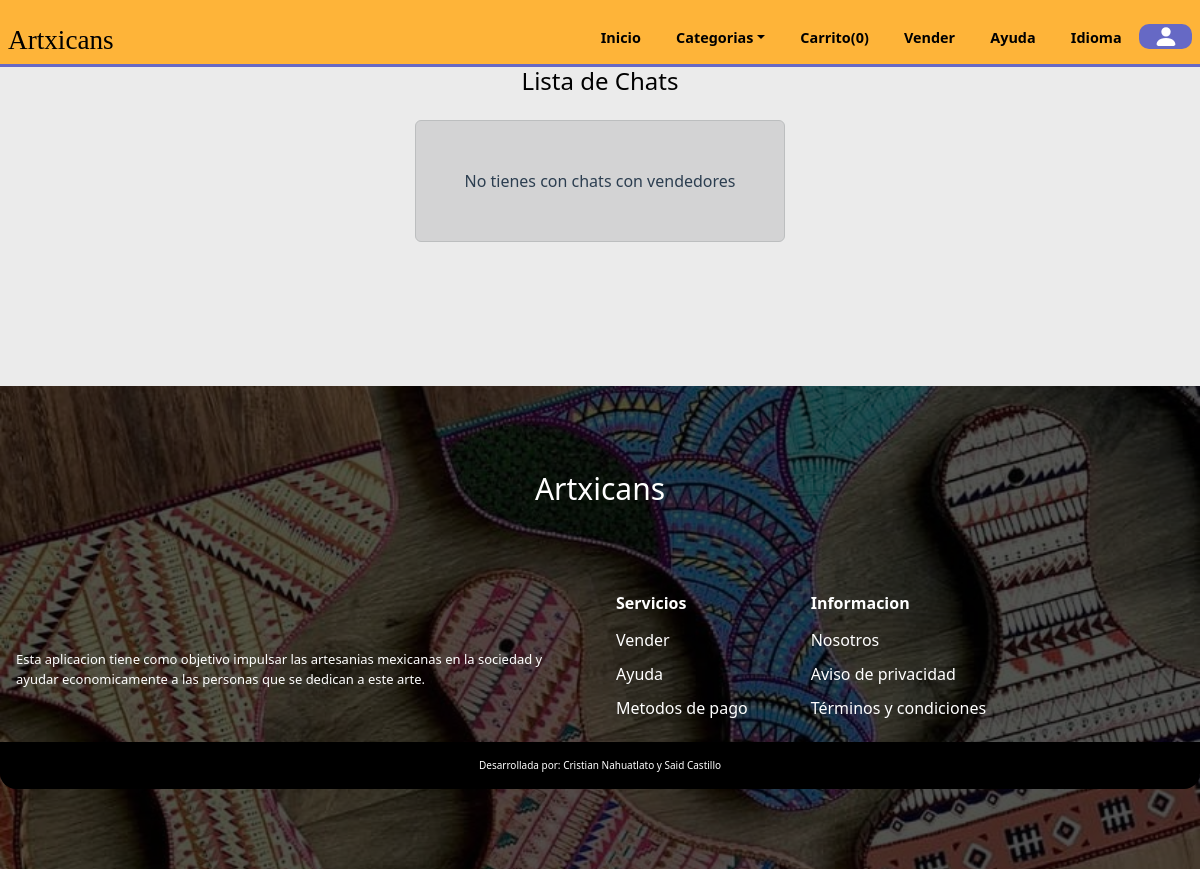
The app's page /chats.php (signed in), older data.
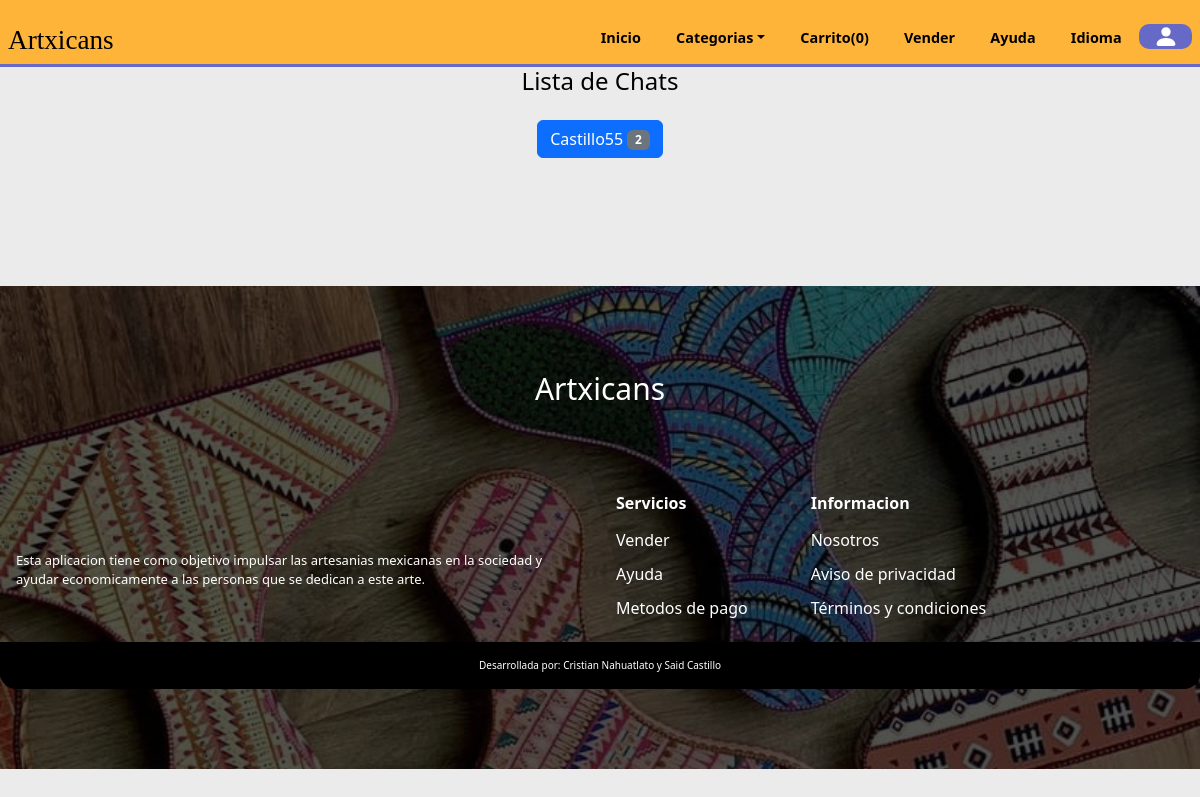
The same page, newer data.
### tables this page shows
CREATE TABLE `chats` (
  `id_chat` int(11) NOT NULL,
  `chat` varchar(150) NOT NULL,
  `seller` int(11) DEFAULT NULL,
  `ID_registro` int(11) DEFAULT NULL,
  `sent` varchar(50) NOT NULL
);

CREATE TABLE `reg_sellers` (
  `IDregseller` int(11) NOT NULL,
  `Nombre` varchar(255) NOT NULL,
  `apellidos` varchar(255) NOT NULL,
  `nickname` varchar(255) NOT NULL,
  `lada` int(4) NOT NULL,
  `telefono` varchar(20) NOT NULL,
  `telefonoref` varchar(20) NOT NULL,
  `domicilio` varchar(255) NOT NULL,
  `postal` varchar(10) NOT NULL,
  `identificador` varchar(255) NOT NULL,
  `solicitud` varchar(50) NOT NULL,
  `ID_registro` int(11) DEFAULT NULL
);

### chats.php (the view, shortened to what this page needs)
<?php
    include('./global/conexion.php');
    include('./templates/cabecera.php');
    $idu = $_SESSION['id'];
    ?>
    <section class="chats">
        <h2 align="center">Lista de Chats</h2>
        <div class="chats-container">
        <?php
    if(isset($_GET['chat'])){
        $user = base64_decode($_GET['chat']);
        $query = mysqli_query($conn,"SELECT * FROM chats WHERE seller = '$user' GROUP BY ID_registro ");
        if($query->num_rows>0){
        while($data = mysqli_fetch_array($query)){
        $get = $data['ID_registro'];
        $query2 = mysqli_query($conn,"SELECT * FROM registro WHERE ID = $get");
        $data2 = mysqli_fetch_array($query2);
        $number = $data2['ID'];
        ?>
            <div>
                <button type="button" class="btn btn-primary" onclick="location.href='./toChat-s.php?id_chat=<?php echo base64_encode($number)?>#chat-id'">
                    <?php
                    $check = mysqli_query($conn,"SELECT COUNT(*) total FROM chats WHERE ID_registro  = $number");
                    $counter = mysqli_fetch_array($check);
                    ?>
                    <?php echo $data2['Nombre']?>&nbsp;<span class="badge text-bg-secondary"><?php echo $counter['total']?></span>
                </button>
            </div>
        <?php }
        }else{  ?>
        <div class="m-0 vh-100 row justify-content-center align-items-center">
            <div class="alert alert-dark text-center p-5 col-auto" role="alert">
                No cuentas con chats con usuarios
            </div>
        </div>
<?php
        }
    }else{
        $query = mysqli_query($conn,"SELECT * FROM chats WHERE ID_registro = '$idu' GROUP BY seller ");
        if($query->num_rows>0){
        while($data = mysqli_fetch_array($query)){
        $get = $data['seller'];
        $query2 = mysqli_query($conn,"SELECT * FROM reg_sellers WHERE ID_registro = $get");
        $data2 = mysqli_fetch_array($query2);
        $number = $data2['ID_registro'];
        ?>
            <div>
                <button type="button" class="btn btn-primary" onclick="location.href='./toChat.php?seller_data=<?php echo base64_encode($number)?>#chat-id'">
                    <?php
                    $check = mysqli_query($conn,"SELECT COUNT(*) total FROM chats WHERE ID_registro  = $number");
                    $counter = mysqli_fetch_array($check);
                    ?>
                    <?php echo $data2['nickname']?>&nbsp;<span class="badge text-bg-secondary"><?php echo $counter['total']?></span>
                </button>
            </div>
       <?php  }
        }else{  ?>
            <div class="m-0  row justify-content-center align-items-center">
                <div class="alert alert-dark text-center p-5 col-auto" role="alert">
                    No tienes con chats con vendedores
                </div>
            </div>
    <?php
        }
    }
        ?>
        </div>
    </section>
<?php
    include('./templates/pie.php');
?>

Row changes from the older to the newer data that the page shows:
added chats: reg_sellers.nickname "Castillo55", total "2"
Text that changed along with them:
text no longer shown: "No tienes con chats con vendedores"
